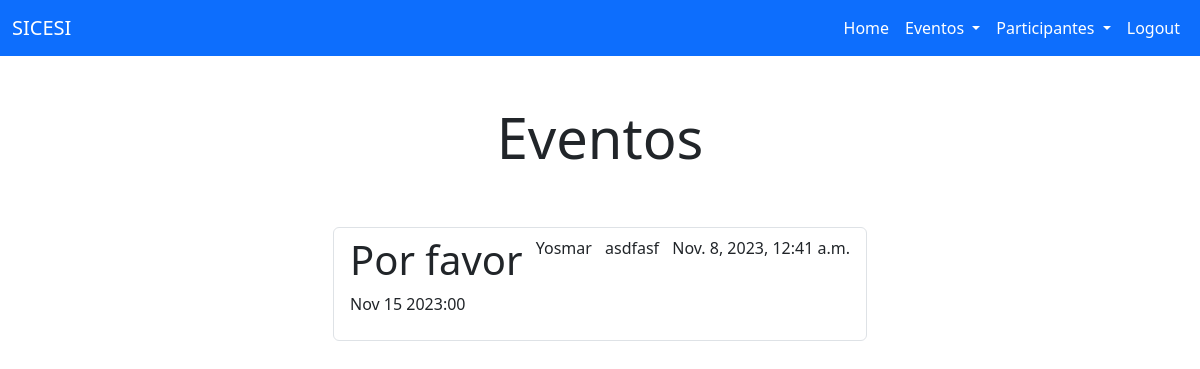
/eventos_completados/ (signed in), run on the app's committed database.
### eventos/models.py (models this page shows, shortened)
class T_Eventos(models.Model):
    titulo = models.CharField (max_length=100)
    contenido = models.TextField(blank=True)
    fecha_evento = models.DateTimeField(default=None, blank=True)
    fecha_creacion = models.DateTimeField(auto_now_add=True)
    fecha_culminado = models.DateTimeField(null=True)
    user = models.ForeignKey(User, on_delete=models.CASCADE)

### eventos/views.py (the view)
# urls.py: path('eventos_completados/', views.eventos_completados, name='eventos_completados'),
@login_required
def eventos_completados (request):
    eventos = T_Eventos.objects.filter(user=request.user, fecha_culminado__isnull=False).order_by('-fecha_culminado')
    if request.method == 'GET':
        return render(request, 'main/eventos.html', {'eventos': eventos})

### eventos/templates/main/eventos.html
{% extends 'main/base.html' %}
{% block content %}
<main class="container">
    <div class="row">
        <div class="col-md-6 offset-md-3">
            <h1 class="text-center display-4 py-5">Eventos</h1>
            <ul class="list-group">
                {% for evento in eventos %}
                <a class="list-group-item" href="{% url 'evento_detail' evento.id %}">
                    <header class="d-flex justify-content-between">
                        <h1 >{{evento.titulo}}</h1>
                        <p>{{evento.user}}</p>
                        <p>{{evento.contenido}}</p>
                        <p>{{evento.fecha_evento}}</p>
                    </header>
                        <p>{{evento.fecha_culminado|date:'M j Y:i'}}</p>
                </a>
                {% endfor %}
            </ul>
        </div>
    </div>
</main>
{% endblock %}

### data on the page
T_Eventos: titulo "Por favor", user "Yosmar", contenido "asdfasf", fecha_evento "Nov. 8, 2023, 12:41 a.m.", fecha_culminado "Nov 15 2023:00"
